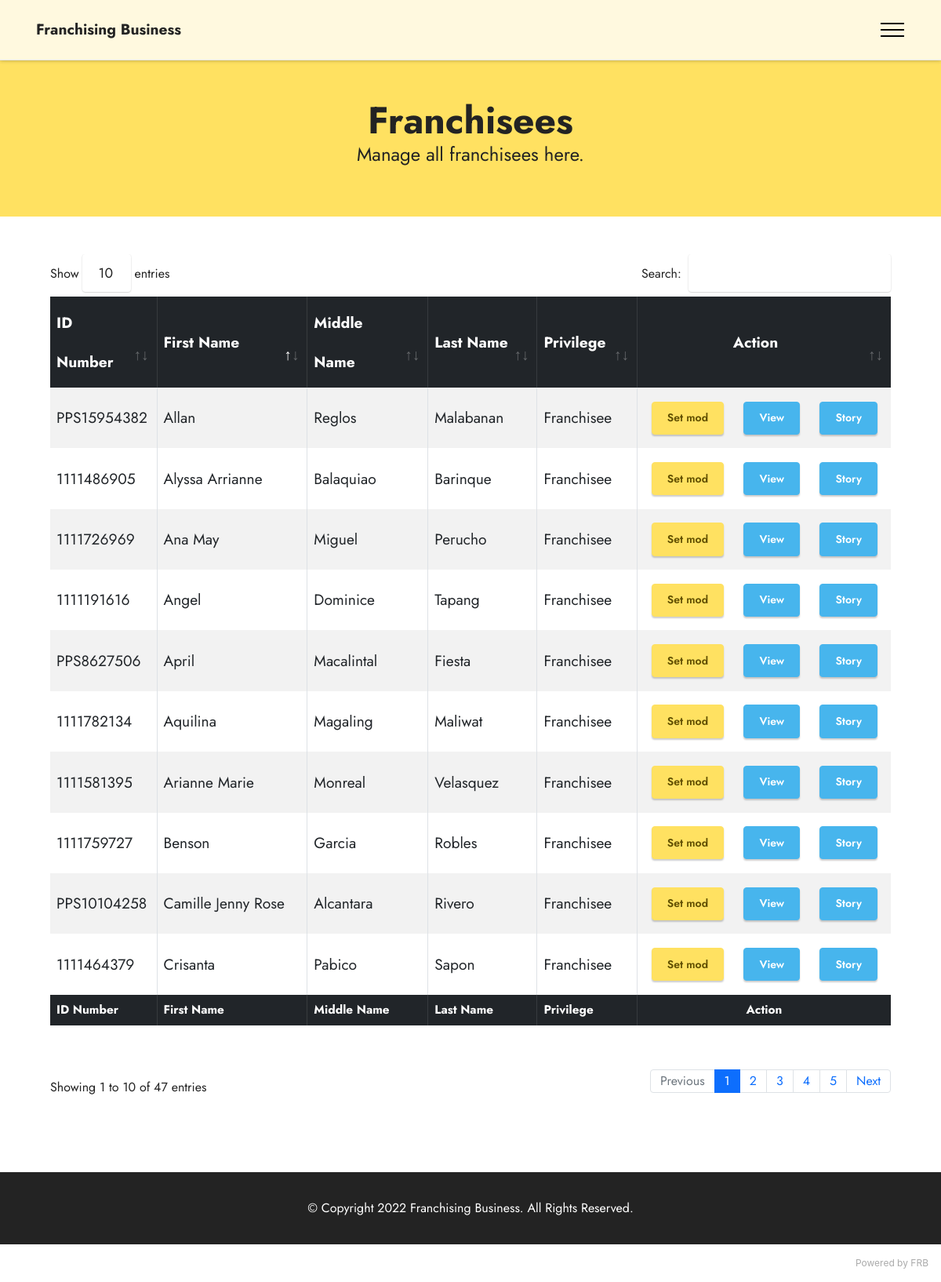
/franchisees.php?a_id=00510835 (signed in), run on the app's committed database.
### tables this page shows
CREATE TABLE `franchisee` (
  `id` int(11) NOT NULL,
  `created_at` datetime NOT NULL DEFAULT CURRENT_TIMESTAMP,
  `updated_at` datetime NOT NULL DEFAULT CURRENT_TIMESTAMP,
  `first_name` varchar(100) NOT NULL,
  `middle_name` varchar(100) NOT NULL,
  `last_name` varchar(100) NOT NULL,
  `date_of_birth` varchar(10) NOT NULL,
  `id_no` varchar(50) NOT NULL,
  `email` varchar(100) DEFAULT NULL,
  `fb` varchar(300) DEFAULT NULL,
  `phone_no` varchar(100) DEFAULT NULL,
  `password` varchar(50) NOT NULL,
  `privilege` int(11) DEFAULT '3',
  `fb_id` varchar(50) NOT NULL,
  `sv` varchar(10) NOT NULL,
  `pixel` varchar(50) NOT NULL
);

CREATE TABLE `privileges` (
  `id` int(11) NOT NULL,
  `created_at` datetime NOT NULL DEFAULT CURRENT_TIMESTAMP,
  `updated_at` datetime NOT NULL DEFAULT CURRENT_TIMESTAMP,
  `description` varchar(30) DEFAULT NULL
);

### fetch-franchisees.php (called while the page is built)
<?php
	require_once("db.php");
	if(isset($_REQUEST["id"])){
		$id = $_REQUEST["id"];
		$query = " 	WHERE a.id_no = :id";
	}
	else {
		$query = "";
	}
	$stm = $conn->prepare("select a.*, b.description from franchisee a join privileges b on a.privilege = b.id" . $query);
	if (isset($_REQUEST["id"]))
		$stm->execute(array(":id" => $id));
	else
		$stm->execute();
	$result = $stm->fetchAll(PDO::FETCH_OBJ);
?>

### franchisees.php (the view, shortened to what this page needs)
<!DOCTYPE html>
<html>
<head>
<link rel="stylesheet" href="vendors/datatables.net-bs4/css/dataTables.bootstrap4.min.css">
<link rel="stylesheet" href="vendors/datatables.net-buttons-bs4/css/buttons.bootstrap4.min.css">
<link rel="stylesheet" href="vendors/DataTables/Responsive-2.2.5/css/responsive.bootstrap.css">
</head>
<body>
<?php
    include("component/navbar-admin.php");
?>
<section data-bs-version="5.1" class="content4 cid-sMJyQseRCz mb-0" id="content4-19">
    <div class="container">
        <div class="row justify-content-center">
            <div class="title col-md-12 col-lg-10">
                <h3 class="mbr-section-title mbr-fonts-style align-center mb-0 display-2">
                    <strong>Franchisees</strong>
                </h3>
                <h4 class="mbr-section-subtitle align-center mbr-fonts-style mb-4">
                    Manage all franchisees here.
                </h4>
                <?php
                  include("fetch-franchisees.php");
                ?>
            </div>
        </div>
    </div>
</section>
<section class="mb-5 mx-auto p-5 col-sm-12" id="franchisee-table">
  <div class="container table-responsive col-sm-12 col-lg-12 mx-auto">
  <table id="index-data-table" class="col-sm-12 col-lg-12 table-bordered mx-auto pb-5 mb-3 table table-lg table-hover table-striped">
      <thead class="table-dark">
        <tr>
          <th scope="col">ID Number</th>
          <th class="col" scope="col">First Name</th>
          <th scope="col">Middle Name</th>
          <th scope="col">Last Name</th>
          <th scope="col">Privilege</th>
          <th scope="col" style="white-space: nowrap; min-width: 200px; text-align: center">Action</th>
        </tr>
    </thead>
    <tbody>
      <?php
        foreach($result as $r) {
      ?>
        <tr>
          <td><?php echo $r->id_no; ?> </td>
          <td><?php echo $r->first_name; ?></td>
          <td><?php echo $r->middle_name; ?></td>
          <td><?php echo $r->last_name; ?></td>
          <td><?php echo $r->description; ?></td>
          <td class="mx-auto px-auto align-center" style="white-space: nowrap;min-width: 200px">
            <div class="mx-auto">
            <?php if ($r->privilege != 1) { ?>
            <?php if ($r->privilege !=2 ) {?>
            <a href="franchisee-edit.php?id=<?php echo $r->id_no; ?>&action=2&a_id=<?php echo $_REQUEST['a_id']; ?>" class="btn btn-sm btn-warning link-info">Set mod</a>
            <?php } else { ?>
            <a href="franchisee-edit.php?id=<?php echo $r->id_no; ?>&action=3&a_id=<?php echo $_REQUEST['a_id']; ?>" class="btn btn-sm btn-primary link-info">Unset mod</a>
            <?php } }?>
            <a href="franchisee-detail.php?id=<?php echo $r->id_no; ?>" class="btn btn-sm btn-info link-primary">View</a>
            <a href="my-story.php?id=<?php echo $r->id_no; ?>" class="btn btn-sm btn-info link-primary" target="_blank">Story</a>
            </div>
          </td>
      </tr>
      <?php
        }
      ?>
      <tfoot class="table-dark" style="font-size: .8em">
          <tr>
            <th scope="col">ID Number</th>
            <th class="col" scope="col">First Name</th>
            <th scope="col">Middle Name</th>
            <th scope="col">Last Name</th>
            <th scope="col">Privilege</th>
            <th scope="col" class="text-center">Action</th>
        </tr>
      </tfoot>
    </tbody>
  </table>
</div>
</section>
<?php
    include("component/footer.php");
?>
</body>
</html>

### component/navbar-admin.php (shortened to what this page needs)
<section data-bs-version="5.1" class="menu cid-s48OLK6784" once="menu" id="menu1-h">
    <nav class="navbar navbar-dropdown navbar-fixed-top collapsed">
        <div class="container">
            <div class="navbar-brand">
                <span class="navbar-caption-wrap"><a class="navbar-caption text-black display-7" href="#">Franchising Business</a></span>
            </div>
            <button class="navbar-toggler" type="button" data-toggle="collapse" data-bs-toggle="collapse" data-target="#navbarSupportedContent" data-bs-target="#navbarSupportedContent" aria-controls="navbarNavAltMarkup" aria-expanded="false" aria-label="Toggle navigation">
                <div class="hamburger">
                    <span></span>
                    <span></span>
                    <span></span>
                </div>
            </button>
        </div>
    </nav>
</section>

### component/footer.php
<section data-bs-version="5.1" class="footer3 cid-sMEQ4catHM" once="footers" id="footer3-14">
    <div class="container">
        <div class="media-container-row align-center mbr-white">
            <div class="row row-copirayt">
                <p class="mbr-text mb-0 mbr-fonts-style mbr-white align-center">
                    © Copyright <?php echo date("Y") ?> Franchising Business. All Rights Reserved.
                </p>
            </div>
        </div>
    </div>
</section>

### assets/dropdown/css/style.css (style rules this page uses)
.navbar-dropdown { left: 0; padding: 0; position: absolute; right: 0; top: 0; transition: all 0.45s ease; z-index: 1030; background: #282828; }
.navbar-dropdown .navbar-caption { font-weight: 700; white-space: normal; vertical-align: -4px; line-height: 3.125rem !important; }
.navbar-dropdown .navbar-caption, .navbar-dropdown .navbar-caption:hover { color: inherit; text-decoration: none; }
.navbar-dropdown.navbar-fixed-top { position: fixed; }
.navbar-dropdown .navbar-brand span { vertical-align: -4px; }

### assets/theme/css/style.css (style rules this page uses)
section { background-color: #ffffff; }
body { font-style: normal; line-height: 1.5; font-weight: 400; color: #232323; position: relative; }
button { background-color: transparent; border-color: transparent; }
section, .container, .container-fluid { position: relative; word-wrap: break-word; }
a { font-style: normal; font-weight: 400; cursor: pointer; }
a, a:hover { text-decoration: none; }
.mbr-section-title { font-style: normal; line-height: 1.3; }
.mbr-section-subtitle { line-height: 1.3; }
.mbr-text { font-style: normal; line-height: 1.7; }
h1, h2, h3, h4, h5, h6, .display-1, .display-2, .display-4, .display-5, .display-7, span, p, a { line-height: 1; word-break: break-word; word-wrap: break-word; font-weight: 400; }
b, strong { font-weight: bold; }
section { background-position: 50% 50%; background-repeat: no-repeat; background-size: cover; }
.mbr-white { color: #ffffff; }
.align-center { text-align: center; }
.media-container-row { display: flex; flex-direction: row; flex-wrap: wrap; justify-content: center; align-content: center; align-items: start; }
@media (min-width: 992px) { .media-container-row { flex-wrap: nowrap; } }
.btn { font-weight: 600; border-width: 1px; font-style: normal; margin: 0.6rem 0.6rem; white-space: normal; transition: all 0.2s ease-in-out; display: inline-flex; align-items: center; justify-content: center; word-break: break-word; }
.btn-sm { font-weight: 600; letter-spacing: 0px; transition: all 0.3s ease-in-out; }
.menu .navbar-brand { display: -webkit-flex; }
.menu .navbar-brand span { display: flex; display: -webkit-flex; }
.menu .navbar-brand .navbar-caption-wrap { display: -webkit-flex; }
.navbar { display: -webkit-flex; -webkit-flex-wrap: wrap; -webkit-align-items: center; -webkit-justify-content: space-between; }
.row { display: -webkit-flex; -webkit-flex-wrap: wrap; }
.justify-content-center { -webkit-justify-content: center; }
.navbar-toggler { align-self: flex-start; padding: 0.25rem 0.75rem; font-size: 1.25rem; line-height: 1; background: transparent; border: 1px solid transparent; border-radius: 0.25rem; }
.menu .navbar.collapsed:not(.beta-menu) { flex-direction: column; }
html, body { height: auto; min-height: 100vh; }
.mb-4 { margin-bottom: 2rem !important; }
@media (min-width: 992px) { .container { padding-left: 16px; padding-right: 16px; } }
@media (min-width: 992px) { .row { margin-left: -16px; margin-right: -16px; } }
@media (min-width: 992px) { .row > [class*=col] { padding-left: 16px; padding-right: 16px; } }
#content4-19, #form5-1a, #form5-1b { margin-top: 0em; background-color: #ffe161; padding: 8em 0 2em 0; }
#franchisee-table { min-height: 50vh; }
table thead { line-height: 50px; }
table { font-size: 1.2em; }
table td, table th { vertical-align: middle }

### data on the page
franchisee: id_no "1111464379", first_name "Crisanta", middle_name "Pabico", last_name "Sapon", privileges.description "Franchisee"
franchisee: id_no "1111581395", first_name "Arianne Marie", middle_name "Monreal", last_name "Velasquez", privileges.description "Franchisee"
franchisee: id_no "1111486905", first_name "Alyssa Arrianne", middle_name "Balaquiao", last_name "Barinque", privileges.description "Franchisee"
franchisee: id_no "1111759727", first_name "Benson", middle_name "Garcia", last_name "Robles", privileges.description "Franchisee"
franchisee: id_no "PPS10104258", first_name "Camille Jenny Rose", middle_name "Alcantara", last_name "Rivero", privileges.description "Franchisee"
franchisee: id_no "PPS8627506", first_name "April", middle_name "Macalintal", last_name "Fiesta", privileges.description "Franchisee"
franchisee: id_no "1111191616", first_name "Angel", middle_name "Dominice", last_name "Tapang", privileges.description "Franchisee"
franchisee: id_no "1111726969", first_name "Ana May", middle_name "Miguel", last_name "Perucho", privileges.description "Franchisee"
franchisee: id_no "PPS15954382", first_name "Allan", middle_name "Reglos", last_name "Malabanan", privileges.description "Franchisee"
franchisee: id_no "1111782134", first_name "Aquilina", middle_name "Magaling", last_name "Maliwat", privileges.description "Franchisee"
